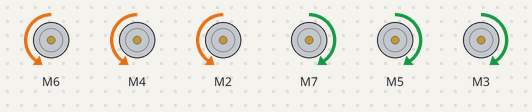
Bench run of a sketch on a simulated Arduino Uno, built with avr-gcc and run on an emulated ATmega328P. Parts: 6 × DC motor (green arrow = forward, orange = backward, longer = faster).

Above: at 5.1 s.
At 12.1 s:
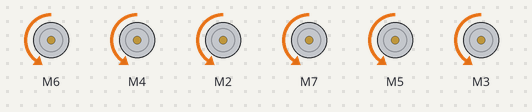
At 23.1 s:
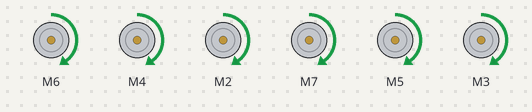
At 29.1 s:
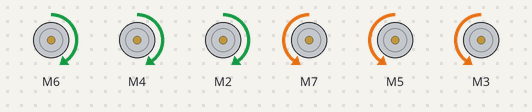
At 33.1 s:
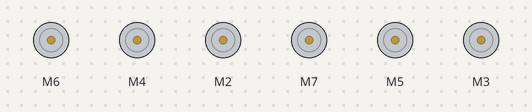
Timing chart, 0 to 34.6 s (numbered marks = the images above):
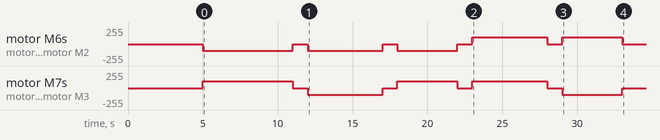

The sketch:

rover_espcontrol.ino
```cpp
#include <SoftwareSerial.h>
#include <CytronMotorDriver.h>

int invar;

//100 to stop
//200 to forward
//300 to backward
//400 to left
//500 to right

//left motors
CytronMD motorlf(PWM_DIR, 6, 36);
CytronMD motorlm(PWM_DIR, 4, 40);
CytronMD motorlb(PWM_DIR, 2, 44);
//right motors
CytronMD motorrf(PWM_DIR, 7, 38);
CytronMD motorrm(PWM_DIR, 5, 42);
CytronMD motorrb(PWM_DIR, 3, 46);

void setup() {
  // put your setup code here, to run once:
  Serial.begin(115200);
  delay(5000);

  forward();
  delay(6000);

  brake();
  delay(1000);

  rightturn();
  delay(5000);

  brake();
  delay(1000);

  forward();
  delay(4000);

  brake();
  delay(1000);

  leftturn();
  delay(5000);

  brake();
  delay(1000);

  backward();
  delay(4000);

  brake();
}

void forward() {
  motorlf.setSpeed(-100);
  motorlm.setSpeed(-100);
  motorlb.setSpeed(-100);
  motorrf.setSpeed(100);
  motorrm.setSpeed(100);
  motorrb.setSpeed(100);
}

void rightturn() {
  motorlf.setSpeed(-100);
  motorlm.setSpeed(-100);
  motorlb.setSpeed(-100);
  motorrf.setSpeed(-100);
  motorrm.setSpeed(-100);
  motorrb.setSpeed(-100);
}

void backward() {
  motorlf.setSpeed(100);
  motorlm.setSpeed(100);
  motorlb.setSpeed(100);
  motorrf.setSpeed(-100);
  motorrm.setSpeed(-100);
  motorrb.setSpeed(-100);
}

void leftturn() {
  motorlf.setSpeed(100);
  motorlm.setSpeed(100);
  motorlb.setSpeed(100);
  motorrf.setSpeed(100);
  motorrm.setSpeed(100);
  motorrb.setSpeed(100);
}

void brake() {
  motorlf.setSpeed(0);
  motorlm.setSpeed(0);
  motorlb.setSpeed(0);
  motorrf.setSpeed(0);
  motorrm.setSpeed(0);
  motorrb.setSpeed(0);
}

void loop() {

}
```

Measured:
- by itself, motor M7, motor M5, motor M3: stopped → forward 100/255 at 5.0 s, → stopped 6.0 s later, → backward 100/255 1.0 s later, → stopped 5.0 s later, … (10 changes in this stretch)
- by itself, motor M6, motor M4, motor M2: stopped → backward 100/255 at 5.0 s, → stopped 6.0 s later, → backward 100/255 1.0 s later, → stopped 5.0 s later, … (10 changes in this stretch)
